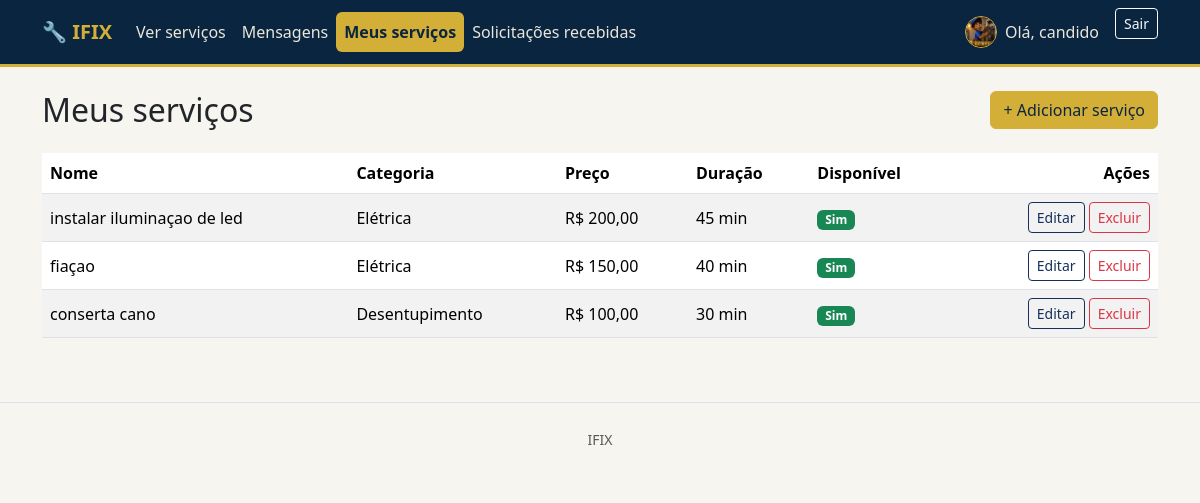
The app's page /servicos/profissional/meus-servicos/ (signed in) with its own data.
### accounts/models.py (models this page shows, shortened)
class Profile(models.Model):
    TIPO_USUARIO = 'usuario'
    TIPO_PROFISSIONAL = 'profissional'
    TIPO_CHOICES = (
        (TIPO_USUARIO, 'Usuário'),
        (TIPO_PROFISSIONAL, 'Profissional'),
    )
    user = models.OneToOneField(
        settings.AUTH_USER_MODEL,
        on_delete=models.CASCADE,
        related_name='profile',
    )
    tipo = models.CharField(max_length=15, choices=TIPO_CHOICES, verbose_name='Tipo de conta')
    telefone = models.CharField(max_length=20, blank=True, verbose_name='Telefone')
    endereco = models.CharField(max_length=255, blank=True, verbose_name='Endereço')
    numero = models.CharField(max_length=10, blank=True, verbose_name='Número')
    complemento = models.CharField(max_length=100, blank=True, verbose_name='Complemento')
    foto = models.FileField(upload_to='fotos_perfil/', blank=True, verbose_name='Foto de perfil')
    especialidade = models.CharField(
        max_length=255, blank=True,
        verbose_name='Especialidade/Área de atuação',
        help_text='Preenchido apenas para contas de profissionais.',
    )
    criado_em = models.DateTimeField(auto_now_add=True)
    class Meta:
        verbose_name = 'Perfil'
        verbose_name_plural = 'Perfis'
    @property
    def is_profissional(self):
        return self.tipo == self.TIPO_PROFISSIONAL
    @property
    def is_usuario(self):
        return self.tipo == self.TIPO_USUARIO

### services/models.py (models this page shows, shortened)
class Servico(models.Model):
    profissional = models.ForeignKey(
        settings.AUTH_USER_MODEL,
        on_delete=models.CASCADE,
        related_name='servicos',
        limit_choices_to={'profile__tipo': 'profissional'},
    )
    categoria = models.ForeignKey(
        CategoriaServico,
        on_delete=models.PROTECT,
        related_name='servicos',
    )
    nome = models.CharField(max_length=150, verbose_name='Nome do serviço')  # P4
    descricao = models.TextField(verbose_name='Descrição')  # P5
    preco = models.DecimalField(max_digits=10, decimal_places=2, verbose_name='Preço (R$)')  # P6
    duracao_minutos = models.PositiveIntegerField(verbose_name='Duração estimada (minutos)')  # P7
    disponivel = models.BooleanField(default=True, verbose_name='Disponível para usuários')  # P9
    criado_em = models.DateTimeField(auto_now_add=True)
    atualizado_em = models.DateTimeField(auto_now=True)
    class Meta:
        verbose_name = 'Serviço'
        verbose_name_plural = 'Serviços'
        ordering = ['-criado_em']

class CategoriaServico(models.Model):
    nome = models.CharField(max_length=100, unique=True)
    slug = models.SlugField(max_length=110, unique=True, blank=True)
    icone = models.CharField(
        max_length=30, blank=True,
        help_text='Nome de um emoji/ícone simples para exibir na listagem.',
    )
    class Meta:
        verbose_name = 'Categoria de serviço'
        verbose_name_plural = 'Categorias de serviço'
        ordering = ['nome']

### services/views.py (the view)
# urls.py: path('profissional/meus-servicos/', views.meus_servicos, name='meus_servicos'),
@professional_required
def meus_servicos(request):
    servicos = Servico.objects.filter(profissional=request.user).select_related('categoria')
    return render(request, 'services/meus_servicos.html', {'servicos': servicos})

### services/context_processors.py (called while the page is built)
def notificacoes_mensagens(request):
    if not request.user.is_authenticated:
        return {
            'mensagens_nao_lidas': [],
            'total_mensagens_nao_lidas': 0,
            'total_solicitacoes_pendentes': 0,
        }
    mensagens = MensagemSolicitacao.objects.filter(
        Q(solicitacao__usuario=request.user)
        | Q(solicitacao__servico__profissional=request.user),
        lida=False,
    ).exclude(autor=request.user).select_related('solicitacao', 'solicitacao__servico', 'autor')
    return {
        'mensagens_nao_lidas': mensagens[:5],
        'total_mensagens_nao_lidas': mensagens.count(),
        'total_solicitacoes_pendentes': SolicitacaoServico.objects.filter(
            servico__profissional=request.user,
            status=SolicitacaoServico.STATUS_PENDENTE,
        ).count(),
    }

### services/templates/services/meus_servicos.html (shortened to what this page needs)
{% extends "base.html" %}
{% block content %}
<div class="d-flex justify-content-between align-items-center mb-4">
    <h2 class="mb-0">Meus serviços</h2>
    <a href="{% url 'services:servico_criar' %}" class="btn btn-success">+ Adicionar serviço</a>
</div>
<div class="table-responsive">
    <table class="table table-striped bg-white align-middle">
        <thead>
            <tr>
                <th>Nome</th>
                <th>Categoria</th>
                <th>Preço</th>
                <th>Duração</th>
                <th>Disponível</th>
                <th class="text-end">Ações</th>
            </tr>
        </thead>
        <tbody>
            {% for servico in servicos %}
            <tr>
                <td>{{ servico.nome }}</td>
                <td>{{ servico.categoria.nome }}</td>
                <td>R$ {{ servico.preco }}</td>
                <td>{{ servico.duracao_minutos }} min</td>
                <td>
                    {% if servico.disponivel %}
                        <span class="badge text-bg-success">Sim</span>
                    {% else %}
                        <span class="badge text-bg-secondary">Não</span>
                    {% endif %}
                </td>
                <td class="text-end">
                    <a href="{% url 'services:servico_editar' servico.pk %}" class="btn btn-sm btn-outline-primary">Editar</a>
                    <a href="{% url 'services:servico_excluir' servico.pk %}" class="btn btn-sm btn-outline-danger">Excluir</a>
                </td>
            </tr>
            {% empty %}
            <tr><td colspan="6" class="text-muted">Você ainda não cadastrou nenhum serviço.</td></tr>
            {% endfor %}
        </tbody>
    </table>
</div>
{% endblock %}

### templates/base.html (shortened to what this page needs)
{% load static %}
<!DOCTYPE html>
<html lang="pt-br">
<head>
    <link href="https://cdn.jsdelivr.net/npm/bootstrap@5.3.3/dist/css/bootstrap.min.css" rel="stylesheet">
    <link href="{% static 'css/style.css' %}?v=3" rel="stylesheet">
</head>
<body>
<nav class="navbar navbar-expand-lg navbar-dark bg-dark mb-4">
    <div class="container">
        <a class="navbar-brand fw-bold" href="{% url 'home' %}">🔧 IFIX</a>
        <div class="collapse navbar-collapse" id="nav">
            <ul class="navbar-nav me-auto">
                <li class="nav-item">
                    <a class="nav-link " href="{% url 'services:servico_list' %}">Ver serviços</a>
                </li>
                {% if user.is_authenticated %}
                    <li class="nav-item">
                        <a class="nav-link {% if '/servicos/mensagens/' in request.path or '/servicos/solicitacao/' in request.path %}active{% endif %}" href="{% url 'services:mensagens' %}">
                            Mensagens{% if total_mensagens_nao_lidas %} <span class="badge text-bg-danger">{{ total_mensagens_nao_lidas }}</span>{% endif %}
                        </a>
                    </li>
                {% endif %}
                {% if user.is_authenticated and user.profile.is_profissional %}
                    <li class="nav-item"><a class="nav-link {% if request.resolver_match.url_name == 'meus_servicos' or request.resolver_match.url_name == 'servico_criar' or request.resolver_match.url_name == 'servico_editar' %}active{% endif %}" href="{% url 'services:meus_servicos' %}">Meus serviços</a></li>
                    <li class="nav-item">
                        <a class="nav-link " href="{% url 'services:solicitacoes_recebidas' %}">
                            Solicitações recebidas{% if total_solicitacoes_pendentes %} <span class="badge text-bg-danger">{{ total_solicitacoes_pendentes }}</span>{% endif %}
                        </a>
                    </li>
                {% endif %}
            </ul>
            <ul class="navbar-nav">
                {% if user.is_authenticated %}
                    <li class="nav-item">
                        <a class="nav-link d-flex align-items-center gap-2 {% if request.resolver_match.url_name == 'profile_edit' %}active{% endif %}" href="{% url 'accounts:profile_edit' %}">
                            {% if user.profile.foto %}
                                <img src="{{ user.profile.foto.url }}" alt="Foto de perfil" class="profile-avatar">
                            {% else %}
                                <span class="profile-avatar profile-avatar-placeholder" aria-label="Sem foto de perfil">{{ user.username|first|upper }}</span>
                            {% endif %}
                            Olá, {{ user.first_name|default:user.username }}
                        </a>
                    </li>
                    <li class="nav-item">
                        <form method="post" action="{% url 'accounts:logout' %}" class="d-inline">
                            <button type="submit" class="btn btn-outline-light btn-sm ms-2">Sair</button>
                        </form>
                    </li>
                {% endif %}
            </ul>
        </div>
    </div>
</nav>
<div class="container mb-5">
    {% block content %}{% endblock %}
</div>
<footer class="text-center text-muted py-4 border-top">
    <small>IFIX</small>
</footer>
</body>
</html>

### static/css/style.css (style rules this page uses)
:root { --color-blue-dark: #0a2540; --color-blue: #14315c; --color-blue-light: #1f4a86; --color-gold: #d4af37; --color-gold-light: #f1d98b; --color-gold-dark: #a9821f; --color-bg: #f7f5ef; }
body { background-color: var(--color-bg); }
.navbar.bg-dark { background-color: var(--color-blue-dark) !important; border-bottom: 3px solid var(--color-gold); }
.navbar-brand { color: var(--color-gold) !important; }
.profile-avatar { display: block; width: 32px; height: 32px; border-radius: 50%; object-fit: cover; overflow: hidden; border: 1px solid var(--color-gold); }
.navbar .nav-link { color: #eae6da !important; }
.navbar .nav-item .nav-link.active { font-weight: 700; background-color: var(--color-gold) !important; color: var(--color-blue-dark) !important; border-radius: 0.375rem; }
.btn-outline-primary { color: var(--color-blue); border-color: var(--color-blue); }
.btn-success, .btn-outline-success { color: var(--color-gold-dark); border-color: var(--color-gold); background-color: transparent; }
.btn-success { color: var(--color-blue-dark); background-color: var(--color-gold); border-color: var(--color-gold); }

### records on screen
Servico: nome "instalar iluminaçao de led", categoria.nome "Elétrica", preco "200,00", duracao_minutos "45", disponivel "Sim"
Servico: nome "fiaçao", categoria.nome "Elétrica", preco "150,00", duracao_minutos "40", disponivel "Sim"
Servico: nome "conserta cano", categoria.nome "Desentupimento", preco "100,00", duracao_minutos "30", disponivel "Sim"

### other values on screen
{{ user.first_name|default:user.username }} "candido"
